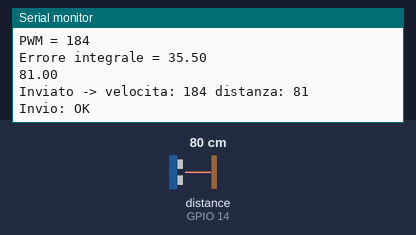
Recording of a sketch running on a simulated ESP32. Parts: the last lines printed to the serial monitor. The inputs (shaded band) are chosen by the test bench; at power-on: distance to the obstacle (sensor on GPIO 14) 80 cm. The echo pulse lasts 58.3 µs per cm.

Above: at 1.8 s.
1.9 s: distance to the obstacle (sensor on GPIO 14) set to 2 cm
At 2.33 s:
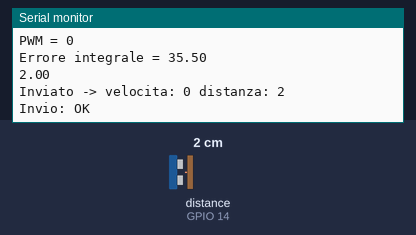
3.4 s: distance to the obstacle (sensor on GPIO 14) set to 4 cm
At 3.84 s:
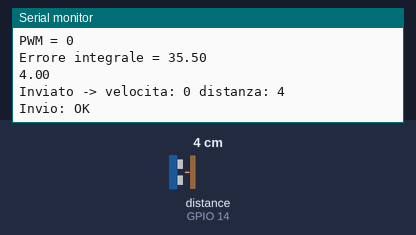
Timing chart, 0 to 6.4 s (numbered marks = the images above; inputs shaded):
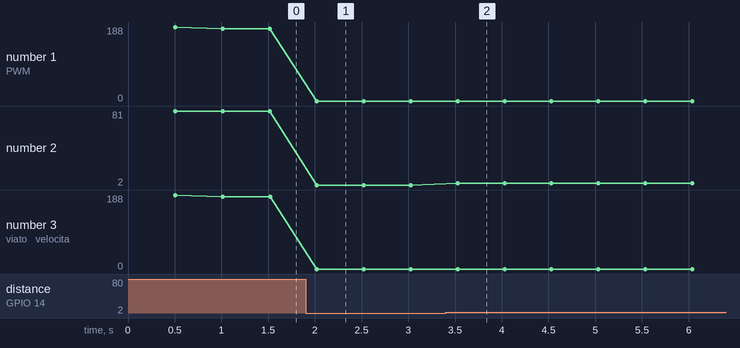

Measured:
- after the input at 1.9 s, the serial monitor: prints a new line after 0.12 s (image 1)
- after the input at 3.4 s, the serial monitor: prints a new line after 0.13 s (image 2)
- plotted number 1: 184 → 0 after the input at 1.9 s
- plotted number 2: 81 → 2 after the input at 1.9 s, 2 → 4 after the input at 3.4 s
- plotted number 3: 184 → 0 after the input at 1.9 s

The sketch:

Master.ino
```cpp
#include <WiFi.h>//Libreria modulo WIFi
#include <esp_now.h>//Libreria protocollo ESP_NOW
#include <NewPing.h> //Libreria sensore ad ultrasuoni

// PIN SENSORE ULTRASUONI
#define trigPin 12
#define echoPin 14

//ho bisogno del MAC del destinatario
uint8_t receiverMAC[]={0x5C, 0x01, 0x3B, 0x8A, 0x17, 0xB4};
//questa funzione verifica che il messaggio è stato spedito con successo
void OnDataSent(const wifi_tx_info_t *info, esp_now_send_status_t status) {
  Serial.print("Invio: ");
  Serial.println(status == ESP_NOW_SEND_SUCCESS ? "OK" : "FAIL");
}
//mi definisco la struct che contiene le variabili da inviare
typedef struct {
  int32_t velocita;
  int32_t distanza;
} Dati;

Dati dati;

// --- PARAMETRI PID ---
double Kp = 2.5;
double Ki = 0.1;
double Kd = 0.05;

// --- VARIABILI ---
double distanza_desiderata = 10.0;
double distanza_misurata = 0.0;
double errore_proporzionale = 0.0; // distanza_desiderata - distanza_misurata
double errore_integrale = 0.0; // somma dell'errore nel tempo
double errore_derivativo = 0.0;
double ultimo_errore = 0.0;
const unsigned long Tempo_di_campionamento = 500;
int campionamento_corretto = 0; // 0 -> il campionamento è corretto e si puo procedere, 1 il campionamento è errato, si passa al prossimo passo temporale
double valore_di_saturazione = 50.0;
double uscitaPWM = 0.0;
int input_utente = 200; // valore di velocità massima di cruise control impostato dall'utente

// --- CONTROLLI TEMPORALI ---
unsigned long lastTime = 0;
double dt = 0.0;


//SETUP PRECODE
NewPing sonar(trigPin,echoPin,500);


// --- FUNZIONI AUSILIARIE ---
double calcoloPID(){
  errore_proporzionale = distanza_misurata -distanza_desiderata ;
  // CALCOLO POSSIBILE ERRORE INTEGRALE
  double errore_integrale_temp = errore_integrale + errore_proporzionale * dt;

  errore_derivativo = (errore_proporzionale-ultimo_errore)/dt;
  ultimo_errore = errore_proporzionale;

  double uscita_non_saturata = Kp*errore_proporzionale + Ki*errore_integrale_temp + Kd*errore_derivativo;

  // APPLICO SATURAZIONE
  double uscita_saturata = constrain(uscita_non_saturata,0,255);

  // APPLICO ANDIWINDUP
  if(uscita_saturata == uscita_non_saturata){
      errore_integrale = errore_integrale_temp;
  }
  if(errore_integrale >= valore_di_saturazione){
    errore_integrale -= errore_proporzionale*dt;
  }
  if(distanza_misurata == 0){
    uscita_saturata = input_utente;
  }

  return uscita_saturata;
}

void misura_distanze_e_tempi(){
  unsigned long istante_attuale = millis();
  if(istante_attuale - lastTime < Tempo_di_campionamento){
    campionamento_corretto = 1;
    return;
  }
  campionamento_corretto = 0;
  dt = (istante_attuale - lastTime)/1000.0;
  lastTime = istante_attuale;

  distanza_misurata = sonar.ping_cm();
}


void setup() {
  Serial.begin(115200);
  //imposto il modulo wifi in station in modo da prepararlo per la comunicazione ESP_NOW
  WiFi.mode(WIFI_STA);
  //sconnetto l esp da tutte le connessioni precedenti
  WiFi.disconnect();

  pinMode(trigPin, OUTPUT);
  pinMode(echoPin, INPUT);

  lastTime = millis();

  if(esp_now_init() != ESP_OK){
    Serial.println("Connessione ESP-NOW fallita");
    return;
  }
  esp_now_register_send_cb(OnDataSent);
  //struct contentente le info del receiver
  esp_now_peer_info_t peerInfo={};
  //inserisco il mac del destinatario nella struct
  memcpy(peerInfo.peer_addr,receiverMAC,6);
  //scelgo un canale per la comunicazione
  peerInfo.channel=1;
  //disabilito la crittografia
  peerInfo.encrypt=false;
  //registro il receiver
  if(esp_now_add_peer(&peerInfo)!=ESP_OK){
    Serial.println("Collegamento fallito");
    return;
  }
}

void loop() {

  misura_distanze_e_tempi();
  if(campionamento_corretto == 1){
    return;
  }
  uscitaPWM = calcoloPID();
  int PWM_EFFETTIVI = constrain((int)uscitaPWM,0,input_utente);

  Serial.print("PWM = ");
  Serial.println(PWM_EFFETTIVI);
  Serial.print("Errore integrale = ");
  Serial.println(errore_integrale);
  Serial.println(distanza_misurata);

  dati.velocita = PWM_EFFETTIVI;
  dati.distanza = distanza_misurata;

  //invio il dato con parametri (destinatario,indirizzo variabile, dimensione)
  esp_now_send(receiverMAC, (uint8_t *) &dati, sizeof(dati));

  Serial.print("Inviato -> velocita: ");
  Serial.print(dati.velocita);
  Serial.print(" distanza: ");
  Serial.println(dati.distanza);

  delay(500);
}
```
